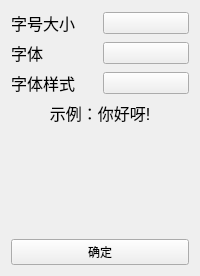
              <widget class="QWidget" name="tab_29">
               <attribute name="title">
                <string>字体设置</string>
               </attribute>
               <layout class="QGridLayout" name="gridLayout_9">
                <item row="0" column="0">
                 <layout class="QHBoxLayout" name="horizontalLayout_30">
                  <item>
                   <widget class="QLabel" name="label_4">
                    <property name="font">
                     <font>
                      <pointsize>12</pointsize>
                     </font>
                    </property>
                    <property name="text">
                     <string>字号大小</string>
                    </property>
                   </widget>
                  </item>
                  <item>
                   <widget class="PrimaryDropDownPushButton" name="font_size_combobox">
                    <property name="text">
                     <string/>
                    </property>
                   </widget>
                  </item>
                 </layout>
                </item>
                <item row="1" column="0">
                 <layout class="QHBoxLayout" name="horizontalLayout_39">
                  <item>
                   <widget class="QLabel" name="label_7">
                    <property name="font">
                     <font>
                      <pointsize>12</pointsize>
                     </font>
                    </property>
                    <property name="text">
                     <string>字体</string>
                    </property>
                   </widget>
                  </item>
                  <item>
                   <widget class="PrimaryDropDownPushButton" name="font_combobox">
                    <property name="text">
                     <string/>
                    </property>
                   </widget>
                  </item>
                 </layout>
                </item>
                <item row="2" column="0">
                 <layout class="QHBoxLayout" name="horizontalLayout_41">
                  <item>
                   <widget class="QLabel" name="label_9">
                    <property name="font">
                     <font>
                      <pointsize>12</pointsize>
                     </font>
                    </property>
                    <property name="text">
                     <string>字体样式</string>
                    </property>
                   </widget>
                  </item>
                  <item>
                   <widget class="PrimaryDropDownPushButton" name="font_style_combobox">
                    <property name="text">
                     <string/>
                    </property>
                   </widget>
                  </item>
                 </layout>
                </item>
                <item row="3" column="0">
                 <widget class="QLabel" name="preview_label">
                  <property name="font">
                   <font>
                    <pointsize>12</pointsize>
                   </font>
                  </property>
                  <property name="text">
                   <string>示例：你好呀!</string>
                  </property>
                  <property name="alignment">
                   <set>Qt::AlignCenter</set>
                  </property>
                 </widget>
                </item>
                <item row="4" column="0">
                 <spacer name="verticalSpacer_12">
                  <property name="orientation">
                   <enum>Qt::Vertical</enum>
                  </property>
                  <property name="sizeHint" stdset="0">
                   <size>
                    <width>20</width>
                    <height>108</height>
                   </size>
                  </property>
                 </spacer>
                </item>
                <item row="5" column="0">
                 <widget class="PrimaryPushButton" name="comfire_fontset_pushButton">
                  <property name="text">
                   <string>确定</string>
                  </property>
                 </widget>
                </item>
               </layout>
              </widget>
